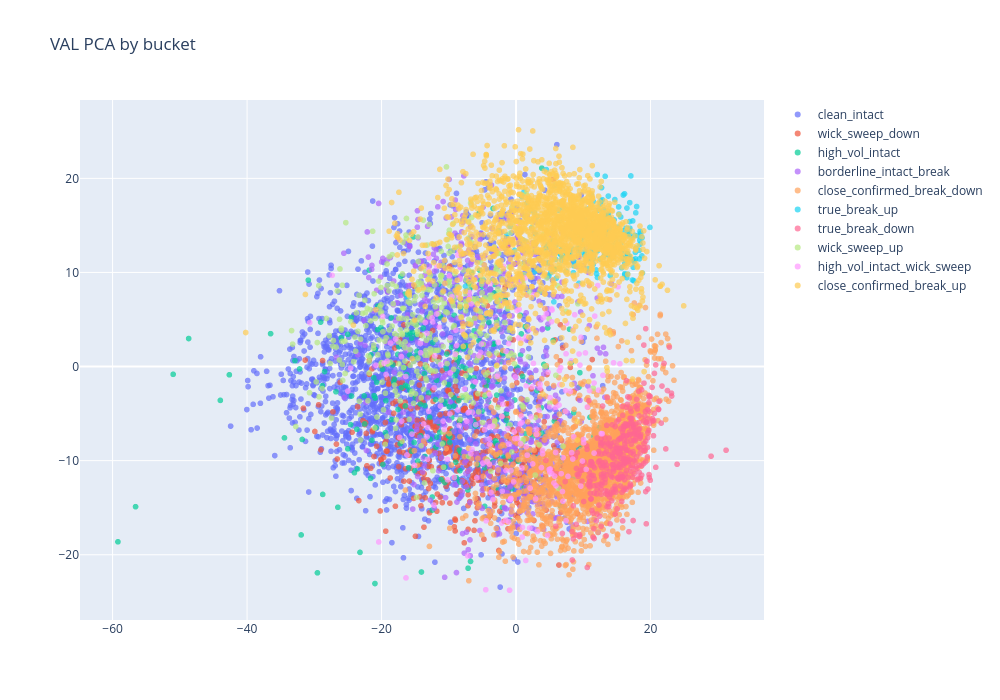

Write notebook code for a chart like this one.
### Code cell
scatter_projection(pca_view, f"{SPLIT.upper()} PCA by bucket", color_col="bucket")

### Figure 1 — Plotly figure (JSON) as saved in the notebook; plotly's stock layout.template omitted (floating-point values rounded to 4 significant figures; data arrays with more than 128 entries replaced by an {"elided": "..."} marker saying what was removed)
{"data": [{"customdata": {"elided": "2193x7 mixed values"}, "hovertemplate": "idx=%{customdata[0]}<br>symbol=%{customdata[1]}<br>timestamp=%{customdata[2]}<br>label=%{customdata[3]} pred=%{customdata[4]}<br>bucket=%{customdata[5]}<br>confidence=%{customdata[6]:.4f}<extra></extra>", "marker": {"opacity": 0.7, "size": 6}, "mode": "markers", "name": "clean_intact", "type": "scattergl", "x": {"elided": "2193 float values"}, "y": {"elided": "2193 float values"}}, {"customdata": {"elided": "419x7 mixed values"}, "hovertemplate": "idx=%{customdata[0]}<br>symbol=%{customdata[1]}<br>timestamp=%{customdata[2]}<br>label=%{customdata[3]} pred=%{customdata[4]}<br>bucket=%{customdata[5]}<br>confidence=%{customdata[6]:.4f}<extra></extra>", "marker": {"opacity": 0.7, "size": 6}, "mode": "markers", "name": "wick_sweep_down", "type": "scattergl", "x": {"elided": "419 float values"}, "y": {"elided": "419 float values"}}, {"customdata": {"elided": "282x7 mixed values"}, "hovertemplate": "idx=%{customdata[0]}<br>symbol=%{customdata[1]}<br>timestamp=%{customdata[2]}<br>label=%{customdata[3]} pred=%{customdata[4]}<br>bucket=%{customdata[5]}<br>confidence=%{customdata[6]:.4f}<extra></extra>", "marker": {"opacity": 0.7, "size": 6}, "mode": "markers", "name": "high_vol_intact", "type": "scattergl", "x": {"elided": "282 float values"}, "y": {"elided": "282 float values"}}, {"customdata": {"elided": "618x7 mixed values"}, "hovertemplate": "idx=%{customdata[0]}<br>symbol=%{customdata[1]}<br>timestamp=%{customdata[2]}<br>label=%{customdata[3]} pred=%{customdata[4]}<br>bucket=%{customdata[5]}<br>confidence=%{customdata[6]:.4f}<extra></extra>", "marker": {"opacity": 0.7, "size": 6}, "mode": "markers", "name": "borderline_intact_break", "type": "scattergl", "x": {"elided": "618 float values"}, "y": {"elided": "618 float values"}}, {"customdata": {"elided": "2022x7 mixed values"}, "hovertemplate": "idx=%{customdata[0]}<br>symbol=%{customdata[1]}<br>timestamp=%{customdata[2]}<br>label=%{customdata[3]} pred=%{customdata[4]}<br>bucket=%{customdata[5]}<br>confidence=%{customdata[6]:.4f}<extra></extra>", "marker": {"opacity": 0.7, "size": 6}, "mode": "markers", "name": "close_confirmed_break_down", "type": "scattergl", "x": {"elided": "2022 float values"}, "y": {"elided": "2022 float values"}}, {"customdata": {"elided": "273x7 mixed values"}, "hovertemplate": "idx=%{customdata[0]}<br>symbol=%{customdata[1]}<br>timestamp=%{customdata[2]}<br>label=%{customdata[3]} pred=%{customdata[4]}<br>bucket=%{customdata[5]}<br>confidence=%{customdata[6]:.4f}<extra></extra>", "marker": {"opacity": 0.7, "size": 6}, "mode": "markers", "name": "true_break_up", "type": "scattergl", "x": {"elided": "273 float values"}, "y": {"elided": "273 float values"}}, {"customdata": {"elided": "364x7 mixed values"}, "hovertemplate": "idx=%{customdata[0]}<br>symbol=%{customdata[1]}<br>timestamp=%{customdata[2]}<br>label=%{customdata[3]} pred=%{customdata[4]}<br>bucket=%{customdata[5]}<br>confidence=%{customdata[6]:.4f}<extra></extra>", "marker": {"opacity": 0.7, "size": 6}, "mode": "markers", "name": "true_break_down", "type": "scattergl", "x": {"elided": "364 float values"}, "y": {"elided": "364 float values"}}, {"customdata": {"elided": "415x7 mixed values"}, "hovertemplate": "idx=%{customdata[0]}<br>symbol=%{customdata[1]}<br>timestamp=%{customdata[2]}<br>label=%{customdata[3]} pred=%{customdata[4]}<br>bucket=%{customdata[5]}<br>confidence=%{customdata[6]:.4f}<extra></extra>", "marker": {"opacity": 0.7, "size": 6}, "mode": "markers", "name": "wick_sweep_up", "type": "scattergl", "x": {"elided": "415 float values"}, "y": {"elided": "415 float values"}}, {"customdata": {"elided": "225x7 mixed values"}, "hovertemplate": "idx=%{customdata[0]}<br>symbol=%{customdata[1]}<br>timestamp=%{customdata[2]}<br>label=%{customdata[3]} pred=%{customdata[4]}<br>bucket=%{customdata[5]}<br>confidence=%{customdata[6]:.4f}<extra></extra>", "marker": {"opacity": 0.7, "size": 6}, "mode": "markers", "name": "high_vol_intact_wick_sweep", "type": "scattergl", "x": {"elided": "225 float values"}, "y": {"elided": "225 float values"}}, {"customdata": {"elided": "2021x7 mixed values"}, "hovertemplate": "idx=%{customdata[0]}<br>symbol=%{customdata[1]}<br>timestamp=%{customdata[2]}<br>label=%{customdata[3]} pred=%{customdata[4]}<br>bucket=%{customdata[5]}<br>confidence=%{customdata[6]:.4f}<extra></extra>", "marker": {"opacity": 0.7, "size": 6}, "mode": "markers", "name": "close_confirmed_break_up", "type": "scattergl", "x": {"elided": "2021 float values"}, "y": {"elided": "2021 float values"}}], "layout": {"height": 700, "title": {"text": "VAL PCA by bucket"}, "width": 1000}}
